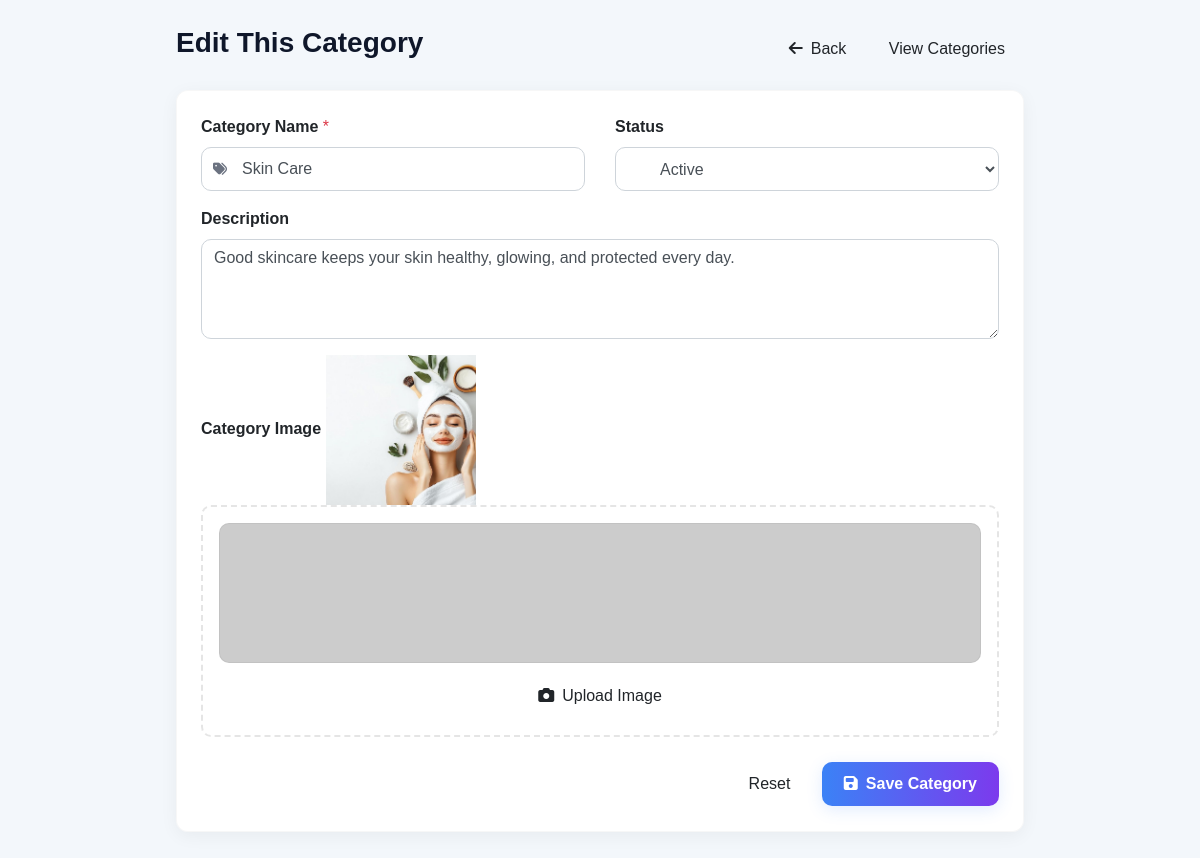
The page /Admin_App/Edit_Category/8 on the database its author committed.
### Admin_App/models.py (models this page shows)
class Categorydb(models.Model):
    Category_Name= models.CharField(max_length=50,null=True,blank=True)
    Status = models.CharField(max_length=10, choices=STATUS_CHOICES, default='Active')
    Description=models.TextField(blank=True,null=True)
    Category_Image=models.ImageField(upload_to="Category",null=True,blank=True)

### Admin_App/views.py (the view)
# urls.py: path('Edit_Category/<int:category_id>',views.edit_category,name="edit_category"),
def edit_category(request, category_id):
    category = Categorydb.objects.get(id=category_id)
    return render(request, "Edit_Category.html", {'category': category})

### Admin_App/templates/Edit_Category.html (shortened to what this page needs)
<!DOCTYPE html>
<html lang="en">
<head>
  <link rel="stylesheet" href="https://stackpath.bootstrapcdn.com/bootstrap/4.5.2/css/bootstrap.min.css">
  <link rel="stylesheet" href="https://cdnjs.cloudflare.com/ajax/libs/font-awesome/6.4.0/css/all.min.css">
</head>
<body>
<div class="page-wrapper">
  <div class="page-title">
    <h3>Edit This Category</h3>
    <div>
      <a href="#" onclick="window.history.back();" class="btn btn-outline"><i class="fa fa-arrow-left mr-2"></i>Back</a>
      <a href="/admin/categories/" class="btn btn-outline">View Categories</a>
    </div>
  </div>
  <div class="card-glass p-4">
    <form id="categoryForm" action="{% url 'update_category' c_id=category.id %}" method="post" enctype="multipart/form-data" class="row">
      <div class="col-md-6 mb-3">
        <label><strong>Category Name</strong> <span class="text-danger">*</span></label>
        <div class="input-icon">
          <i class="fa fa-tags"></i>
          <input type="text" id="catName" name="category_name" value="{{category.Category_Name}}" class="form-control" placeholder="e.g. Hair, Skin, Bridal" required>
        </div>
      </div>
     <div class="col-md-6 mb-3">
    <label><strong>Status</strong></label>
    <select id="status" name="status" class="form-control">
        <option value="Active" {% if category.Status == "Active" %}selected{% endif %}>Active</option>
    </select>
</div>
      <div class="col-md-12 mb-3">
        <label><strong>Description</strong></label>
        <textarea id="description" name="description" class="form-control" placeholder="Short info about category...">{{category.Description}}</textarea>
      </div>
      <div class="col-md-12 mb-4">
        <label><strong>Category Image</strong></label>
        <img src="{{category.Category_Image.url }}" height="150px" width="150px">
        <div class="upload-box" onclick="document.getElementById('imgInput').click()">
          <div id="imgPreview" class="img-preview" style="background-image:url('https://via.placeholder.com/600x400?text=Preview');"></div>
          <button type="button" class="btn btn-outline"><i class="fa fa-camera mr-2"></i>Upload Image</button>
        </div>
      </div>
      <div class="col-12 text-right">
        <button type="reset" class="btn btn-outline mr-2">Reset</button>
        <button type="submit" class="btn btn-primary"><i class="fa fa-save mr-2"></i>Save Category</button>
      </div>
    </form>
  </div>
</div>
</body>
</html>

### Admin_App/templates/Edit_Category.html (style rules this page uses)
body { background:#f3f7fb;font-family:"Nunito",sans-serif; }
.page-wrapper { padding:26px;max-width:900px;margin:auto; }
.card-glass { background:rgba(255,255,255,0.95);border-radius:12px; box-shadow:0 4px 18px rgba(0,0,0,0.05);border:1px solid rgba(0,0,0,0.03); }
.page-title { display:flex;justify-content:space-between;margin-bottom:18px; }
.page-title h3 { font-weight:700;color:#0f172a;margin:0; }
.input-icon { position:relative; }
.input-icon i { position:absolute;left:12px;top:50%;transform:translateY(-50%); color:#6b7280;font-size:14px; }
.form-control { padding-left:40px;height:44px;border-radius:10px; }
textarea.form-control { height:100px;padding-left:12px; }
.upload-box { border:2px dashed rgba(0,0,0,0.1);border-radius:10px;padding:16px;text-align:center;cursor:pointer;transition:.2s; }
.img-preview { height:140px;width:100%;border-radius:10px;background-size:cover;background-position:center;border:1px solid rgba(0,0,0,0.05);margin-bottom:10px; }
.btn-primary { background:linear-gradient(90deg,#3b82f6,#7c3aed);border:0;border-radius:10px;padding:10px 22px; box-shadow:0 4px 16px rgba(59,130,246,0.15);font-weight:600; }
.btn-outline { border-radius:10px;padding:10px 18px; }

### rows shown on the page
Categorydb: category_name "Skin Care", status "Active", description "Good skincare keeps your skin healthy, glowing, and protected every day.", Category_Image (picture)
